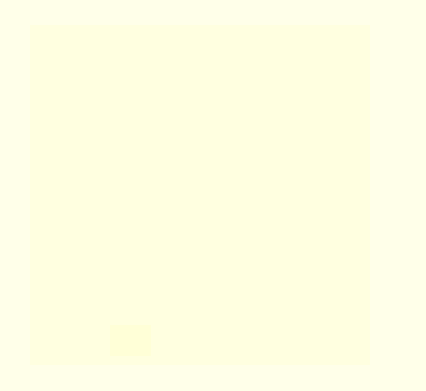
    <widget class="QFrame" name="frameCalibKV">
     <property name="geometry">
      <rect>
       <x>20</x>
       <y>5</y>
       <width>426</width>
       <height>391</height>
      </rect>
     </property>
     <property name="styleSheet">
      <string notr="true">background-color:rgb(255,255,153,30);
border: 0px;
background-image:url(:/transparent.png);
</string>
     </property>
     <property name="frameShape">
      <enum>QFrame::StyledPanel</enum>
     </property>
     <property name="frameShadow">
      <enum>QFrame::Raised</enum>
     </property>
     <widget class="QFrame" name="frameCalibTilt">
      <property name="geometry">
       <rect>
        <x>110</x>
        <y>325</y>
        <width>41</width>
        <height>31</height>
       </rect>
      </property>
      <property name="styleSheet">
       <string notr="true">background-color:rgb(255,255,153,30);
border: 0px;
background-image:url(:/transparent.png);
</string>
      </property>
      <property name="frameShape">
       <enum>QFrame::StyledPanel</enum>
      </property>
      <property name="frameShadow">
       <enum>QFrame::Raised</enum>
      </property>
      <widget class="QFrame" name="calibTiltFrameCalibrate">
       <property name="geometry">
        <rect>
         <x>210</x>
         <y>180</y>
         <width>26</width>
         <height>21</height>
        </rect>
       </property>
       <property name="styleSheet">
        <string notr="true">border-image:url(:/compr_dwn.png);
background-color: rgba(255, 255, 255,0);
border-image:url(:/calibrate.png);
</string>
       </property>
       <property name="frameShape">
        <enum>QFrame::StyledPanel</enum>
       </property>
       <property name="frameShadow">
        <enum>QFrame::Raised</enum>
       </property>
       <widget class="QLabel" name="calibPadSequenceLabelDown_8">
        <property name="geometry">
         <rect>
          <x>90</x>
          <y>295</y>
          <width>176</width>
          <height>41</height>
         </rect>
        </property>
        <property name="font">
         <font>
          <family>DejaVu Sans</family>
          <pointsize>12</pointsize>
          <weight>75</weight>
          <italic>false</italic>
          <bold>true</bold>
         </font>
        </property>
        <property name="styleSheet">
         <string notr="true">background-image:url(:/transparent.png);
border-image:url(:/transparent.png);

background-color: rgb(255,255,255,0);
border-color: rgb(255, 255, 153);
color: rgb(255,0,0);
</string>
        </property>
        <property name="text">
         <string>CALIBRATING ...</string>
        </property>
        <property name="alignment">
         <set>Qt::AlignCenter</set>
        </property>
       </widget>
      </widget>
      <widget class="QFrame" name="calibTiltFrameInit">
       <property name="geometry">
        <rect>
         <x>145</x>
         <y>175</y>
         <width>31</width>
         <height>41</height>
        </rect>
       </property>
       <property name="styleSheet">
        <string notr="true">
background-color: rgba(255, 255, 255,0);
border-image:url(:/calib_tilt.png);
</string>
       </property>
       <property name="frameShape">
        <enum>QFrame::StyledPanel</enum>
       </property>
       <property name="frameShadow">
        <enum>QFrame::Raised</enum>
       </property>
       <widget class="QPushButton" name="calibrateTiltNextButton">
        <property name="geometry">
         <rect>
          <x>245</x>
          <y>160</y>
          <width>81</width>
          <height>71</height>
         </rect>
        </property>
        <property name="focusPolicy">
         <enum>Qt::NoFocus</enum>
        </property>
        <property name="styleSheet">
         <string notr="true">background-color: rgb(79, 79, 79,0);
border-image:url(:/play.png);
border-color: rgb(255, 255, 153);
color: rgb(255, 255, 153);
font: 80 16pt &quot;DejaVu Sans&quot;;
border-radius:10px;
</string>
        </property>
        <property name="text">
         <string/>
        </property>
       </widget>
       <widget class="QLabel" name="calibPadSequenceLabelDown_9">
        <property name="geometry">
         <rect>
          <x>240</x>
          <y>125</y>
          <width>106</width>
          <height>46</height>
         </rect>
        </property>
        <property name="font">
         <font>
          <family>DejaVu Sans</family>
          <pointsize>14</pointsize>
          <weight>75</weight>
          <italic>false</italic>
          <bold>true</bold>
         </font>
        </property>
        <property name="styleSheet">
         <string notr="true">background-image:url(:/transparent.png);
border-image:url(:/transparent.png);

background-color: rgb(255,255,255,0);
border-color: rgb(255, 255, 153);
color: rgb(255,0,0);
</string>
        </property>
        <property name="text">
         <string>Calibrate</string>
        </property>
        <property name="alignment">
         <set>Qt::AlignCenter</set>
        </property>
       </widget>
       <widget class="QLabel" name="calibTiltPcb249TrxData">
        <property name="geometry">
         <rect>
          <x>135</x>
          <y>15</y>
          <width>46</width>
          <height>16</height>
         </rect>
        </property>
        <property name="font">
         <font>
          <family>DejaVu Sans</family>
          <pointsize>10</pointsize>
          <weight>75</weight>
          <italic>false</italic>
          <bold>true</bold>
         </font>
        </property>
        <property name="styleSheet">
         <string notr="true">background-color: rgb(255,255,255,0);

border-color: rgb(255, 255, 153);
color: rgb(0,0,0);
border-image:url(:/transparent.png);
background-image:url(:/transparent.png);</string>
        </property>
        <property name="text">
         <string>200</string>
        </property>
        <property name="alignment">
         <set>Qt::AlignCenter</set>
        </property>
       </widget>
       <widget class="QLabel" name="calibTiltPcb204TrxData">
        <property name="geometry">
         <rect>
          <x>135</x>
          <y>35</y>
          <width>46</width>
          <height>16</height>
         </rect>
        </property>
        <property name="font">
         <font>
          <family>DejaVu Sans</family>
          <pointsize>10</pointsize>
          <weight>75</weight>
          <italic>false</italic>
          <bold>true</bold>
         </font>
        </property>
        <property name="styleSheet">
         <string notr="true">background-color: rgb(255,255,255,0);

border-color: rgb(255, 255, 153);
color: rgb(0,0,0);
border-image:url(:/transparent.png);
background-image:url(:/transparent.png);</string>
        </property>
        <property name="text">
         <string>200</string>
        </property>
        <property name="alignment">
         <set>Qt::AlignCenter</set>
        </property>
       </widget>
       <widget class="QLabel" name="calibPadSequenceLabelDown_10">
        <property name="geometry">
         <rect>
          <x>185</x>
          <y>15</y>
          <width>66</width>
          <height>16</height>
         </rect>
        </property>
        <property name="font">
         <font>
          <family>DejaVu Sans</family>
          <pointsize>8</pointsize>
          <weight>75</weight>
          <italic>false</italic>
          <bold>true</bold>
         </font>
        </property>
        <property name="styleSheet">
         <string notr="true">background-image:url(:/transparent.png);
border-image:url(:/transparent.png);

background-color: rgb(255,255,255,0);
border-color: rgb(255, 255, 153);
color: rgb(255,0,0);
</string>
        </property>
        <property name="text">
         <string>(pcb249)</string>
        </property>
        <property name="alignment">
         <set>Qt::AlignLeading|Qt::AlignLeft|Qt::AlignVCenter</set>
        </property>
       </widget>
       <widget class="QLabel" name="calibPadSequenceLabelDown_11">
        <property name="geometry">
         <rect>
          <x>185</x>
          <y>35</y>
          <width>66</width>
          <height>16</height>
         </rect>
        </property>
        <property name="font">
         <font>
          <family>DejaVu Sans</family>
          <pointsize>8</pointsize>
          <weight>75</weight>
          <italic>false</italic>
          <bold>true</bold>
         </font>
        </property>
        <property name="styleSheet">
         <string notr="true">background-image:url(:/transparent.png);
border-image:url(:/transparent.png);

background-color: rgb(255,255,255,0);
border-color: rgb(255, 255, 153);
color: rgb(255,0,0);
</string>
        </property>
        <property name="text">
         <string>(pcb204)</string>
        </property>
        <property name="alignment">
         <set>Qt::AlignLeading|Qt::AlignLeft|Qt::AlignVCenter</set>
        </property>
       </widget>
       <widget class="QLabel" name="calibPadSequenceLabelDown_12">
        <property name="geometry">
         <rect>
          <x>95</x>
          <y>35</y>
          <width>36</width>
          <height>16</height>
         </rect>
        </property>
        <property name="font">
         <font>
          <family>DejaVu Sans</family>
          <pointsize>8</pointsize>
          <weight>75</weight>
          <italic>false</italic>
          <bold>true</bold>
         </font>
        </property>
        <property name="styleSheet">
         <string notr="true">background-image:url(:/transparent.png);
border-image:url(:/transparent.png);

background-color: rgb(255,255,255,0);
border-color: rgb(255, 255, 153);
color: rgb(255,0,0);
</string>
        </property>
        <property name="text">
         <string>TRX</string>
        </property>
        <property name="alignment">
         <set>Qt::AlignLeading|Qt::AlignLeft|Qt::AlignVCenter</set>
        </property>
       </widget>
       <widget class="QLabel" name="calibTiltArmData">
        <property name="geometry">
         <rect>
          <x>150</x>
          <y>320</y>
          <width>46</width>
          <height>16</height>
         </rect>
        </property>
        <property name="font">
         <font>
          <family>DejaVu Sans</family>
          <pointsize>10</pointsize>
          <weight>75</weight>
          <italic>false</italic>
          <bold>true</bold>
         </font>
        </property>
        <property name="styleSheet">
         <string notr="true">background-color: rgb(255,255,255,0);

border-color: rgb(255, 255, 153);
color: rgb(0,0,0);
border-image:url(:/transparent.png);
background-image:url(:/transparent.png);</string>
        </property>
        <property name="text">
         <string>200</string>
        </property>
        <property name="alignment">
         <set>Qt::AlignCenter</set>
        </property>
       </widget>
       <widget class="QLabel" name="calibPadSequenceLabelDown_13">
        <property name="geometry">
         <rect>
          <x>95</x>
          <y>320</y>
          <width>36</width>
          <height>16</height>
         </rect>
        </property>
        <property name="font">
         <font>
          <family>DejaVu Sans</family>
          <pointsize>8</pointsize>
          <weight>75</weight>
          <italic>false</italic>
          <bold>true</bold>
         </font>
        </property>
        <property name="styleSheet">
         <string notr="true">background-image:url(:/transparent.png);
border-image:url(:/transparent.png);

background-color: rgb(255,255,255,0);
border-color: rgb(255, 255, 153);
color: rgb(255,0,0);
</string>
        </property>
        <property name="text">
         <string>ARM</string>
        </property>
        <property name="alignment">
         <set>Qt::AlignLeading|Qt::AlignLeft|Qt::AlignVCenter</set>
        </property>
       </widget>
      </widget>
     </widget>
     <widget class="QFrame" name="frameCalibFiltro">
      <property name="geometry">
       <rect>
        <x>30</x>
        <y>25</y>
        <width>340</width>
        <height>340</height>
       </rect>
      </property>
      <property name="styleSheet">
       <string notr="true">background-color:rgb(255,255,153,30);
border: 0px;
background-image:url(:/transparent.png);
border-image:url(:/Filtro1.png);</string>
      </property>
      <property name="frameShape">
       <enum>QFrame::StyledPanel</enum>
      </property>
      <property name="frameShadow">
       <enum>QFrame::Raised</enum>
      </property>
     </widget>
    </widget>
